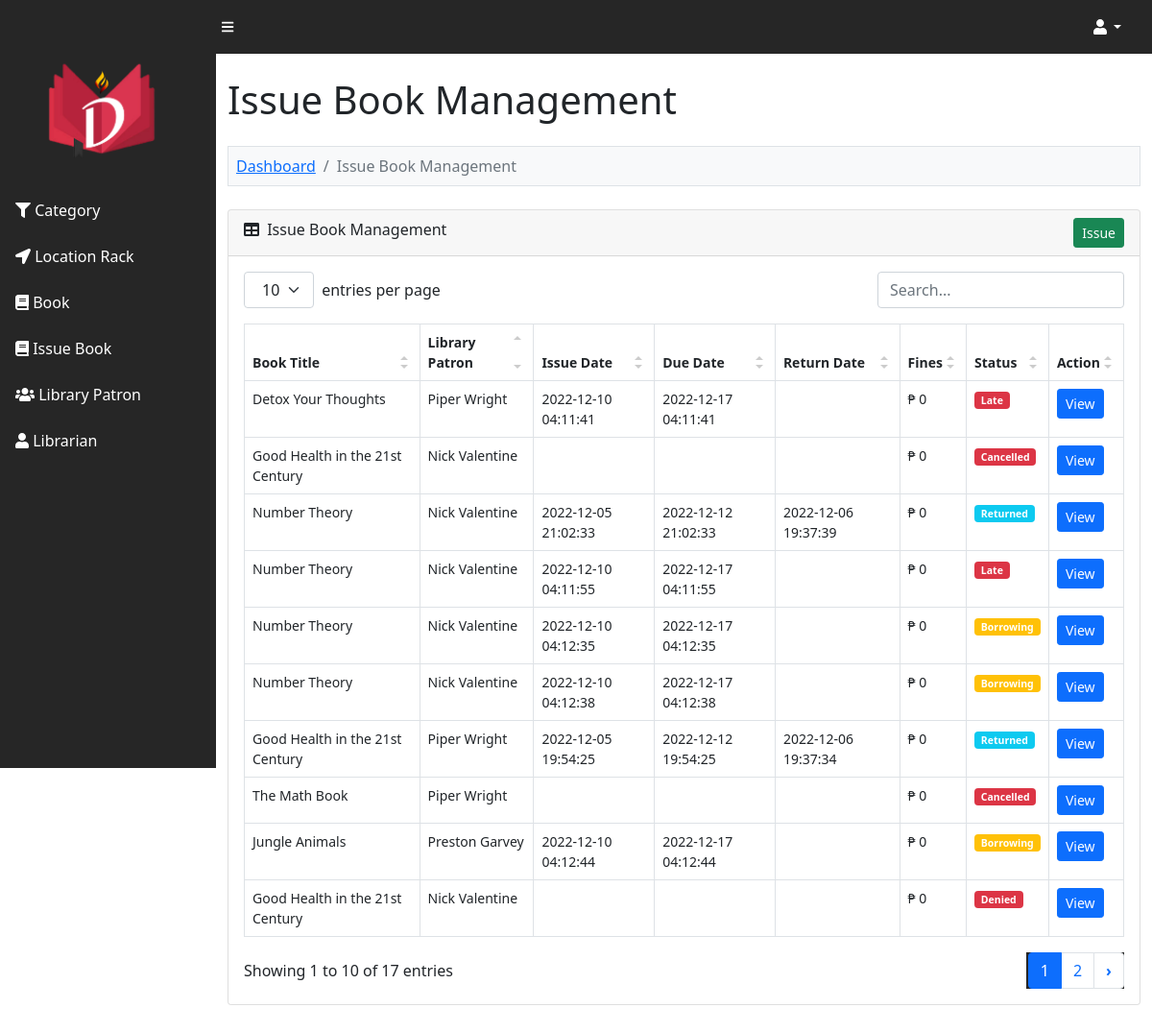
Screenshot of /DIGIBRI/admin/issue_book.php (signed in) with the database file from the repository.
### tables this page shows
CREATE TABLE `lms_issue_book` (
  `issue_book_id` int(11) NOT NULL,
  `school_id` varchar(30) NOT NULL,
  `book_isbn_number` int(13) NOT NULL,
  `issue_date_time` varchar(30) NOT NULL,
  `expected_return_date` varchar(30) NOT NULL,
  `return_date_time` varchar(30) NOT NULL,
  `book_fines` varchar(30) NOT NULL,
  `no_of_copy` int(1) NOT NULL,
  `book_issue_status` enum('Borrowing','Returned','Late','Pending','Denied','Cancelled') NOT NULL
);

CREATE TABLE `lms_book` (
  `book_id` int(11) NOT NULL,
  `category_id` int(11) NOT NULL,
  `book_author` varchar(200) NOT NULL,
  `location_rack_id` int(11) NOT NULL,
  `book_name` text NOT NULL,
  `book_isbn_number` int(15) NOT NULL,
  `book_no_of_copy` int(5) NOT NULL,
  `publisher` varchar(200) NOT NULL,
  `publication_date` date DEFAULT NULL,
  `image_file` varchar(200) DEFAULT NULL,
  `book_status` enum('Active','Inactive') NOT NULL
);

CREATE TABLE `lms_user` (
  `user_id` int(11) NOT NULL,
  `user_fname` varchar(200) DEFAULT NULL,
  `user_lname` varchar(200) NOT NULL,
  `user_name` varchar(200) NOT NULL,
  `user_address` text NOT NULL,
  `user_contact_no` varchar(30) NOT NULL,
  `user_email_address` varchar(200) NOT NULL,
  `user_password` varchar(40) NOT NULL,
  `school_id` varchar(30) NOT NULL
);

### DIGIBRI/admin/issue_book.php (the view, shortened to what the rows shown need)
<?php
include '../database_connection.php';
$error = '';
$query = "
	SELECT * FROM lms_issue_book
	INNER JOIN lms_book ON lms_book.book_isbn_number = lms_issue_book.book_isbn_number
	INNER JOIN lms_user ON lms_user.school_id = lms_issue_book.school_id
	ORDER BY lms_issue_book.issue_book_id DESC
";
$statement = $connect->prepare($query);
$statement->execute();
include '../header.php';
?>
<div class="container-fluid py-4" style="min-height: 700px;">
	<h1>Issue Book Management</h1>
    <?php
    if(isset($_GET["action"]))
    {
        if($_GET["action"] == 'add')
        {
    ?>
    <ol class="breadcrumb mt-4 mb-4 bg-light p-2 border">
        <li class="breadcrumb-item"><a href="index.php">Dashboard</a></li>
        <li class="breadcrumb-item"><a href="issue_book.php">Issue Book Management</a></li>
        <li class="breadcrumb-item active">Issue Book(s)</li>
    </ol>
    <div class="row">
        <div class="col-md-6">
            <?php
            if($error != '')
            {
                echo '<div class="alert alert-danger alert-dismissible fade show" role="alert"><ul class="list-unstyled">'.$error.'</ul> <button type="button" class="btn-close" data-bs-dismiss="alert" aria-label="Close"></button></div>';
            }
            ?>
            <div class="card mb-4">
                <div class="card-header">
                    <i class="fas fa-book"></i> Issue Book(s)
                </div>
                <div class="card-body">
                    <form method="post">
                        <div class="mb-3">
                            <label class="form-label">Book ISBN</label>
                            <input type="text" name="book_id" id="book_id" class="form-control" />
                            <span id="book_isbn_result"></span>
                        </div>
                        <div class="mb-3">
                            <label class="form-label">School ID</label>
                            <input type="text" name="user_id" id="user_id" class="form-control" />
                            <span id="school_id_result"></span>
                        </div>
                        <div class="mb-3">
                            <label class="form-label">No. of book(s) to borrow</label>
                            <input type="number" min="0" name="no_of_copy" id="no_of_copy" class="form-control" >
                            <span id="no_of_copy"></span>
                        </div>
                        <div class="mt-4 mb-0">
                            <input type="submit" name="issue_book_button" class="btn btn-success" value="Issue" />
                        </div>
                    </form>
                </div>
            </div>
        </div>
    </div>
    <?php
        }
        else if($_GET["action"] == 'view')
        {
            $issue_book_id = $_GET["code"];
            if($issue_book_id > 0)
            {
                $query = "
                SELECT * FROM lms_issue_book
                WHERE issue_book_id = '$issue_book_id'
                ";
                $result = $connect->query($query);
                foreach($result as $row)
                {
                    $query = "
                    SELECT * FROM lms_book
                    WHERE book_isbn_number = '".$row["book_isbn_number"]."'
                    ";
                    $book_result = $connect->query($query);
                    $query = "
                    SELECT * FROM lms_user
                    WHERE school_id = '".$row["school_id"]."'
                    ";
                    $user_result = $connect->query($query);
                    echo '
                    <ol class="breadcrumb mt-4 mb-4 bg-light p-2 border">
                        <li class="breadcrumb-item"><a href="index.php">Dashboard</a></li>
                        <li class="breadcrumb-item"><a href="issue_book.php">Issue Book Management</a></li>
                        <li class="breadcrumb-item active">View Issue Book Details</li>
                    </ol>
                    ';
                    if($error != '')
                    {
                        echo '<div class="alert alert-danger">'.$error.'</div>';
                    }
                    foreach($book_result as $book_data)
                    {
                        echo '
                        <h2>Book Details</h2>
                        <table class="table table-bordered">
                            <tr>
                                <th width="30%">Book ISBN</th>
                                <td width="70%">'.$book_data["book_isbn_number"].'</td>
                            </tr>
                            <tr>
                                <th width="30%">Book Title</th>
                                <td width="70%">'.$book_data["book_name"].'</td>
                            </tr>
                            <tr>
                                <th width="30%">Author</th>
                                <td width="70%">'.$book_data["book_author"].'</td>
                            </tr>
                        </table>
                        <br />
                        ';
                    }
                    foreach($user_result as $user_data)
                    {
                     $total_user_fine = get_total_fine_per_user($connect, $user_data['school_id']);
					 if ($total_user_fine > 0)
						{
                        echo '
                        <h2>User Details</h2>
                        <table class="table table-bordered">
                            <tr>
                                <th width="30%">School ID</th>
                                <td width="70%">'.$user_data["school_id"].'</td>
                            </tr>
                            <tr>
                                <th width="30%">User Name</th>
                                <td width="70%">'.$user_data["user_name"].'</td>
                            </tr>
                            <tr>
                                <th width="30%">Full Name</th>
                                <td width="70%">'.$user_data["user_fname"].' '.$user_data["user_lname"].'</td>
                            </tr>
                            <tr>
                                <th width="30%">User Address</th>
                                <td width="70%">'.$user_data["user_address"].'</td>
                            </tr>
                            <tr>
                                <th width="30%">User Contact No.</th>
                                <td width="70%">'.$user_data["user_contact_no"].'</td>
                            </tr>
                            <tr>
                                <th width="30%">User Email Address</th>
                                <td width="70%">'.$user_data["user_email_address"].'</td>
                            </tr>
                            <tr>
                                <th width="30%">Total Fines</th>
                                <td width="70%">₱ '.$total_user_fine.'</td>
                            </tr>
                        </table>
                        <br />
                        ';
						}
					else
					{
                        echo '
                        <h2>User Details</h2>
                        <table class="table table-bordered">
                            <tr>
                                <th width="30%">School ID</th>
                                <td width="70%">'.$user_data["school_id"].'</td>
                            </tr>
                            <tr>
                                <th width="30%">User Name</th>
                                <td width="70%">'.$user_data["user_name"].'</td>
                            </tr>
                            <tr>
                                <th width="30%">Full Name</th>
                                <td width="70%">'.$user_data["user_fname"].' '.$user_data["user_lname"].'</td>
                            </tr>
                            <tr>
                                <th width="30%">User Address</th>
                                <td width="70%">'.$user_data["user_address"].'</td>
                            </tr>
                            <tr>
                                <th width="30%">User Contact No.</th>
                                <td width="70%">'.$user_data["user_contact_no"].'</td>
                            </tr>
                            <tr>
                                <th width="30%">User Email Address</th>
                                <td width="70%">'.$user_data["user_email_address"].'</td>
                            </tr>
                            <tr>
                                <th width="30%">Total Fines</th>
                                <td width="70%">₱ 0</td>
                            </tr>
                        </table>
                        <br />
                        ';
					}
					}
                    $status = $row["book_issue_status"];
                    $form_item = '';
                    if($status == "Borrowing")
                    {
                        $status = '<span class="badge bg-warning">Borrowing</span>';
                        $form_item = '
                        <label><input type="checkbox" name="book_return_confirmation" value="Yes" /> I aknowledge that I have received the borrowed book</label>
                        <br />
                        <div class="mt-4 mb-4">
                            <input type="submit" name="book_return_button" value="Book Return" class="btn btn-primary" />
                        </div>
                        ';
                    }
                    if($status == "Pending")
                    {
                        $status = '<span class="badge bg-success">Pending</span>';
                        $form_item = '
                        <div class="mt-4 mb-4">
                            <input type="submit" name="book_accept_button" value="Accept" class="btn btn-primary" />
                            <input type="submit" name="book_deny_button" value="Deny" class="btn btn-danger" />
                        </div>
                        ';
                    }
                    if($status == 'Late')
                    {
                        $status = '<span class="badge bg-danger">Late</span>';
                        $form_item = '
                        <label><input type="checkbox" name="book_return_confirmation" value="Yes" /> I aknowledge that I have received Borrowed Book</label><br />
                        <div class="mt-4 mb-4">
                            <input type="submit" name="book_return_button" value="Book Return" class="btn btn-primary" />
                        </div>
                        ';
                    }
                    if($status == 'Denied')
                    {
                        $status = '<span class="badge bg-danger">Denied</span>';
                    }
                    if($status == 'Cancelled')
                    {
                        $status = '<span class="badge bg-danger">Cancelled</span>';
                    }
                    if($status == 'Returned')
                    {
                        $status = '<span class="badge bg-info">Returned</span>';
                    }
                    echo '
                    <h2>Issue Book Details</h2>
                    <table class="table table-bordered">
                        <tr>
                            <th width="30%">Book Issue Date</th>
                            <td width="70%">'.$row["issue_date_time"].'</td>
                        </tr>
                        <tr>
                            <th width="30%">Book Return Date</th>
                            <td width="70%">'.$row["return_date_time"].'</td>
                        </tr>
                        <tr>
                            <th width="30%">No. of Copies Borrowed</th>
                            <td width="70%">'.$row["no_of_copy"].'</td>
                        </tr>
                        <tr>
                            <th width="30%">Book(s) Issue Status</th>
                            <td width="70%">'.$status.'</td>
                        </tr>
                        <tr>
                            <th width="30%">Fines</th>
                            <td width="70%">₱ '.$row["book_fines"].'</td>
                        </tr>
                    </table>
                    <form method="POST">
                        <input type="hidden" name="issue_book_id" value="'.$issue_book_id.'" />
                        <input type="hidden" name="book_isbn_number" value="'.$row["book_isbn_number"].'" />
						<input type="hidden" name="no_of_copy" value="'.$row["no_of_copy"].'" />
                        '.$form_item.'
                    </form>
                    <br />
                    ';
                }
            }
        }
    }
    else
    {
    ?>
    <div class="card mb-4">
        <div class="card-body">
        	<table id="datatablesSimple">
        		<thead>
        			<tr>
        				<th>Book Title</th>
                        <th>Library Patron</th>
                        <th>Issue Date</th>
						<th>Due Date</th>
                        <th>Return Date</th>
                        <th>Fines</th>
                        <th>Status</th>
                        <th>Action</th>
        			</tr>
        		</thead>
        		<tbody>
        		<?php
        		if($statement->rowCount() > 0)
        		{
        			foreach($statement->fetchAll() as $row)
        			{
        				$status = $row["book_issue_status"];
        				$book_fines = $row["book_fines"];
        				if($status == 'Borrowing')
        				{
        					$status = '<span class="badge bg-warning">Borrowing</span>';
        				}
        				if($status == 'Denied')
        				{
        					$status = '<span class="badge bg-danger">Denied</span>';
        				}
        				if($status == 'Cancelled')
        				{
        					$status = '<span class="badge bg-danger">Cancelled</span>';
        				}
        				if($status == 'Late')
        				{
        					$status = '<span class="badge bg-danger">Late</span>';
        				}
        				if($status == 'Returned')
        				{
        					$status = '<span class="badge bg-info">Returned</span>';
        				}
        				echo '
        				<tr>
        					<td>'.$row["book_name"].'</td>
        					<td>'.$row["user_fname"].' '.$row["user_lname"].'</td>
        					<td>'.$row["issue_date_time"].'</td>
							<td>'.$row["expected_return_date"].'</td>
        					<td>'.$row["return_date_time"].'</td>
        					<td>₱ '.$book_fines.'</td>
        					<td>'.$status.'</td>
        					<td>
                                <a href="issue_book.php?action=view&code='.$row["issue_book_id"].'" class="btn btn-primary btn-sm">View</a>
                            </td>
        				</tr>
        				';
        			}
        		}
        		else
        		{
        			echo '
        			<tr>
        				<td colspan="7" class="text-center">No Data Found</td>
        			</tr>
        			';
        		}
        		?>
        		</tbody>
        	</table>
        </div>
    </div>
    <?php
    }
    ?>
</div>

### rows the page displays
lms_issue_book: lms_book.book_name "Detox Your Thoughts", lms_user.user_fname "Piper", lms_user.user_lname "Wright", issue_date_time "2022-12-10 04:11:41", expected_return_date "2022-12-17 04:11:41", book_fines "0", book_issue_status "Late"
lms_issue_book: lms_book.book_name "Good Health in the 21st Century", lms_user.user_fname "Nick", lms_user.user_lname "Valentine", book_fines "0", book_issue_status "Cancelled"
lms_issue_book: lms_book.book_name "Number Theory", lms_user.user_fname "Nick", lms_user.user_lname "Valentine", issue_date_time "2022-12-05 21:02:33", expected_return_date "2022-12-12 21:02:33", return_date_time "2022-12-06 19:37:39", book_fines "0", book_issue_status "Returned"
lms_issue_book: lms_book.book_name "Number Theory", lms_user.user_fname "Nick", lms_user.user_lname "Valentine", issue_date_time "2022-12-10 04:11:55", expected_return_date "2022-12-17 04:11:55", book_fines "0", book_issue_status "Late"
lms_issue_book: lms_book.book_name "Number Theory", lms_user.user_fname "Nick", lms_user.user_lname "Valentine", issue_date_time "2022-12-10 04:12:35", expected_return_date "2022-12-17 04:12:35", book_fines "0", book_issue_status "Borrowing"
lms_issue_book: lms_book.book_name "Number Theory", lms_user.user_fname "Nick", lms_user.user_lname "Valentine", issue_date_time "2022-12-10 04:12:38", expected_return_date "2022-12-17 04:12:38", book_fines "0", book_issue_status "Borrowing"
lms_issue_book: lms_book.book_name "Good Health in the 21st Century", lms_user.user_fname "Piper", lms_user.user_lname "Wright", issue_date_time "2022-12-05 19:54:25", expected_return_date "2022-12-12 19:54:25", return_date_time "2022-12-06 19:37:34", book_fines "0", book_issue_status "Returned"
lms_issue_book: lms_book.book_name "The Math Book", lms_user.user_fname "Piper", lms_user.user_lname "Wright", book_fines "0", book_issue_status "Cancelled"
lms_issue_book: lms_book.book_name "Jungle Animals", lms_user.user_fname "Preston", lms_user.user_lname "Garvey", issue_date_time "2022-12-10 04:12:44", expected_return_date "2022-12-17 04:12:44", book_fines "0", book_issue_status "Borrowing"
lms_issue_book: lms_book.book_name "Good Health in the 21st Century", lms_user.user_fname "Nick", lms_user.user_lname "Valentine", book_fines "0", book_issue_status "Denied"
